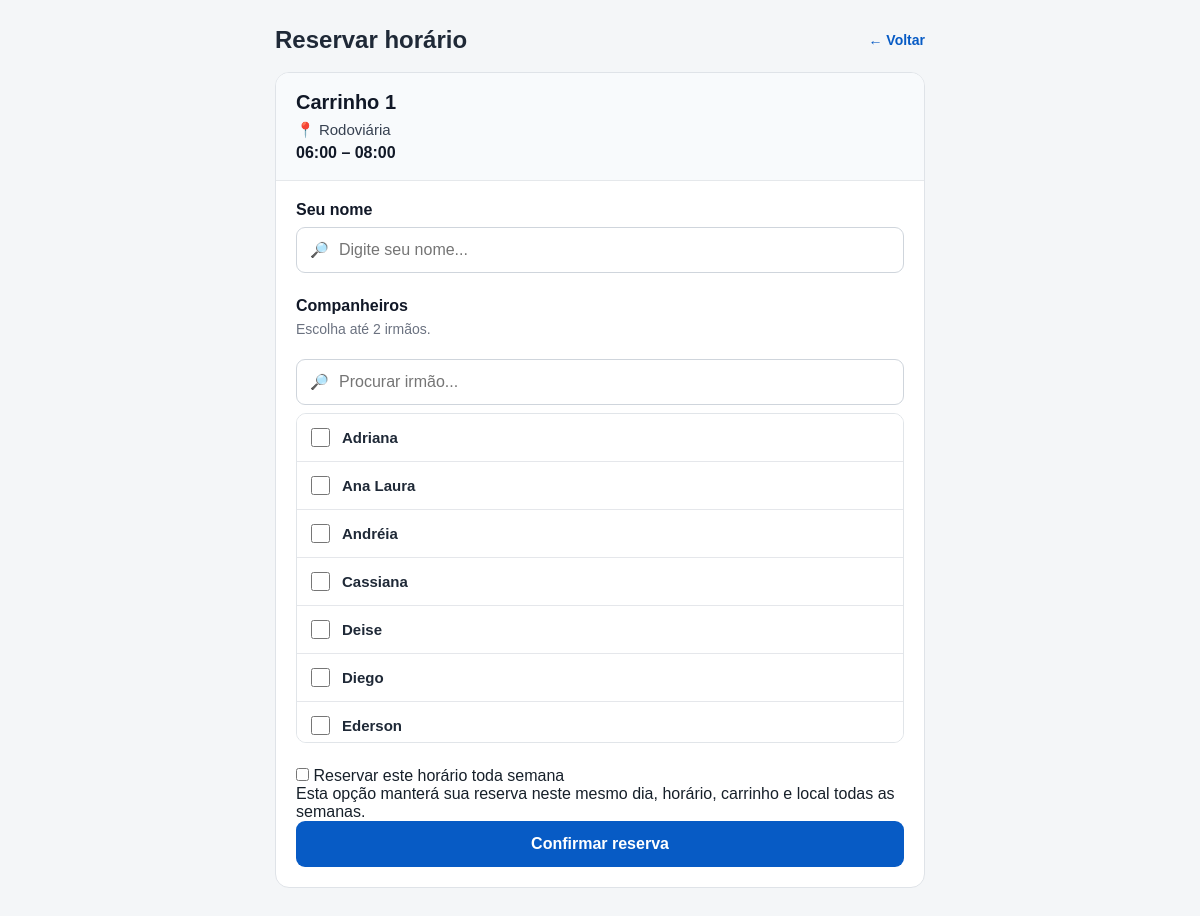
Page /participar/614 (signed in) on the committed database.
### app/models.py (models this page shows)
class Carrinho(db.Model):
    id = db.Column(
        db.Integer,
        primary_key=True
    )
    nome = db.Column(
        db.String(50),
        nullable=False
    )
    ativo = db.Column(
        db.Boolean,
        default=True
    )

class Local(db.Model):
    id = db.Column(
        db.Integer,
        primary_key=True
    )
    nome = db.Column(
        db.String(100),
        nullable=False
    )
    ativo = db.Column(
        db.Boolean,
        default=True
    )

class Programacao(db.Model):
    id = db.Column(
        db.Integer,
        primary_key=True
    )
    data = db.Column(
        db.Date,
        nullable=False
    )
    hora_inicio = db.Column(
        db.Time,
        nullable=False
    )
    hora_fim = db.Column(
        db.Time,
        nullable=False
    )
    carrinho_id = db.Column(
        db.Integer,
        db.ForeignKey("carrinho.id"),
        nullable=False
    )
    local_id = db.Column(
        db.Integer,
        db.ForeignKey("local.id"),
        nullable=False
    )
    quantidade_maxima = db.Column(
        db.Integer,
        default=3
    )
    carrinho = db.relationship(
        "Carrinho"
    )
    local = db.relationship(
        "Local"
    )

class Pessoa(db.Model):
    id = db.Column(
        db.Integer,
        primary_key=True
    )
    nome = db.Column(
        db.String(100),
        nullable=False,
        unique=True
    )
    ativo = db.Column(
        db.Boolean,
        default=True
    )
    usuario_id = db.Column(
        db.Integer,
        db.ForeignKey("usuario.id"),
        nullable=True,
        unique=True
    )
    usuario = db.relationship(
        "Usuario",
        foreign_keys=[usuario_id]
    )

### app/routes.py (the view, shortened to what this page needs)
@routes.route(
    "/participar/<int:programacao_id>",
    methods=["GET", "POST"]
)
@login_required
def participar(programacao_id):
    programacao = Programacao.query.get_or_404(
        programacao_id
    )
    hoje = hoje_sao_paulo()
    if programacao.data < hoje:
        return voltar_agenda_com_flash(
            hoje,
            "Não é possível fazer uma reserva para uma data que já passou.",
            "warning"
        )
    pessoas = (
        Pessoa.query
        .filter_by(ativo=True)
        .order_by(Pessoa.nome)
        .all()
    )
    reserva_fixa_existente = Reserva.query.filter(
        Reserva.tipo == "FIXA",
        Reserva.ativo == True,
        Reserva.carrinho_id == programacao.carrinho_id,
        Reserva.dia_semana == programacao.data.weekday(),
        Reserva.hora_inicio == programacao.hora_inicio,
        Reserva.hora_fim == programacao.hora_fim,
        Reserva.data_inicio <= programacao.data
    ).first()
    return render_template(
        "participar.html",
        programacao=programacao,
        pessoas=pessoas,
        reserva_fixa_existente=reserva_fixa_existente
    )

### app/models.py (called while the page is built)
    @property
    def is_authenticated(self):
        return True

### app/routes.py (called while the page is built)
def agora_sao_paulo():
    return datetime.now(SAO_PAULO)

def hoje_sao_paulo():
    return agora_sao_paulo().date()

@routes.after_request
def impedir_cache_da_agenda(response):
    if request.endpoint == "routes.agenda":
        response.headers["Cache-Control"] = "no-store, no-cache, must-revalidate, max-age=0"
        response.headers["Pragma"] = "no-cache"
        response.headers["Expires"] = "0"
    return response

### app/templates/participar.html (shortened to what this page needs)
<!DOCTYPE html>
<html lang="pt-BR">
<head>
    <link
        rel="stylesheet"
        href="{{ url_for('static', filename='css/style.css') }}"
    >
</head>
<body>
<div class="app">
    <main class="conteudo-novo">
        <div class="pagina-reserva">
            <div class="topo-reserva">
                <h2>Reservar horário</h2>
                <a
                    class="voltar-reserva"
                    href="{{ url_for(
                        'routes.agenda',
                        data=programacao.data.isoformat()
                    ) }}"
                >
                    ← Voltar
                </a>
            </div>
            <div class="card-reserva">
                <div class="resumo-reserva">
                    <h3>
                        {{ programacao.carrinho.nome }}
                    </h3>
                    <div class="resumo-local">
                        📍 {{ programacao.local.nome }}
                    </div>
                    <div class="resumo-horario">
                        {{ programacao.hora_inicio.strftime('%H:%M') }}
                        –
                        {{ programacao.hora_fim.strftime('%H:%M') }}
                    </div>
                </div>
                <form
                    method="POST"
                    class="form-reserva"
                >
                    <div class="campo-reserva">
                        <label for="busca-nome">
                            Seu nome
                        </label>
                        <div class="busca-pessoa">
                            <span class="icone-busca">
                            </span>
                            <input
                                type="text"
                                id="busca-nome"
                                placeholder="Digite seu nome..."
                                autocomplete="off"
                            >
                        </div>
                    </div>
                    <div class="campo-reserva">
                        <label>
                            Companheiros
                        </label>
                        <p class="descricao-companheiros">
                            Escolha até 2 irmãos.
                        </p>
                        <div class="busca-pessoa">
                            <span class="icone-busca">
                            </span>
                            <input
                                type="text"
                                id="busca-companheiro"
                                placeholder="Procurar irmão..."
                                autocomplete="off"
                            >
                        </div>
                        <div
                            id="lista-pessoas"
                            class="lista-pessoas"
                        >
                            {% for pessoa in pessoas %}
                                <label
                                    class="pessoa-checkbox"
                                    data-nome="{{ pessoa.nome }}"
                                >
                                    <input
                                        type="checkbox"
                                        name="pessoas"
                                        value="{{ pessoa.nome }}"
                                    >
                                    <span>
                                        {{ pessoa.nome }}
                                    </span>
                                </label>
                            {% endfor %}
                        </div>
                    </div>
                <div class="reserva-fixa">
                    <label>
                        <input
                            type="checkbox"
                            name="reserva_fixa"
                            value="sim"
                        >
                        Reservar este horário toda semana
                    </label>
                    <p>
                        Esta opção manterá sua reserva neste mesmo dia,
                        horário, carrinho e local todas as semanas.
                    </p>
                </div>
                    <button
                        type="submit"
                        class="botao-confirmar-reserva"
                    >
                        Confirmar reserva
                    </button>
                </form>
            </div>
        </div>
    </main>
</div>
</body>
</html>

### app/static/css/style.css (style rules this page uses)
* { box-sizing: border-box; margin: 0; padding: 0; }
body { font-family: Arial, sans-serif; background: #f4f6f8; color: #17202a; padding-bottom: 80px; }
h2 { font-size: 18px; margin: 18px 0 12px; }
button { border: none; background: #0756ad; color: white; padding: 10px 18px; border-radius: 7px; font-size: 14px; font-weight: bold; cursor: pointer; }
.campo-reserva { margin-bottom: 18px; }
.campo-reserva label { display: block; font-weight: bold; margin-bottom: 7px; }
.campo-reserva input, .campo-reserva select { width: 100%; box-sizing: border-box; padding: 12px; border: 1px solid #ccc; border-radius: 8px; font-size: 16px; background: white; }
.conteudo-novo { width: calc(100% - 52px); max-width: 1400px; margin: 26px auto 50px; box-sizing: border-box; }
.pagina-reserva { max-width: 650px; margin: 0 auto; }
.topo-reserva { display: flex; align-items: center; justify-content: space-between; gap: 15px; margin-bottom: 18px; }
.topo-reserva h2 { margin: 0; font-size: 24px; color: #1f2937; }
.voltar-reserva { color: #075bc5; text-decoration: none; font-size: 14px; font-weight: 600; }
.card-reserva { background: #ffffff; border: 1px solid #dfe3e8; border-radius: 14px; overflow: hidden; }
.resumo-reserva { padding: 18px 20px; border-bottom: 1px solid #e5e8eb; background: #f8fafc; }
.resumo-reserva h3 { margin: 0 0 7px 0; font-size: 20px; color: #111827; }
.resumo-local { font-size: 15px; color: #374151; margin-bottom: 5px; }
.resumo-horario { font-size: 16px; font-weight: 700; color: #111827; }
.form-reserva { padding: 20px; }
.campo-reserva { margin-bottom: 24px; }
.campo-reserva > label { display: block; margin-bottom: 8px; font-size: 16px; font-weight: 700; color: #111827; }
.campo-reserva input[type="text"] { width: 100%; box-sizing: border-box; padding: 13px 14px; border: 1px solid #cfd5dc; border-radius: 9px; font-size: 16px; outline: none; }
.descricao-companheiros { margin: -2px 0 12px 0; color: #6b7280; font-size: 14px; }
.lista-pessoas { background: #fff; border: 1px solid #e1e5ea; border-radius: 12px; overflow: visible; }
.pessoa-checkbox { display: flex !important; align-items: center; gap: 12px; min-height: 48px; padding: 0 14px; margin: 0 !important; border-bottom: 1px solid #e5e7eb; cursor: pointer; font-size: 15px; font-weight: 500; color: #1f2937; box-sizing: border-box; }
.pessoa-checkbox input[type="checkbox"] { width: 19px; height: 19px; margin: 0; flex: 0 0 auto; cursor: pointer; }
.pessoa-checkbox span { flex: 1; }
.botao-confirmar-reserva { width: 100%; border: none; border-radius: 9px; padding: 14px 18px; background: #075bc5; color: white; font-size: 16px; font-weight: 700; cursor: pointer; }
.busca-pessoa { position: relative; display: flex; align-items: center; }
.icone-busca { position: absolute; left: 14px; font-size: 15px; pointer-events: none; }
.busca-pessoa input { padding-left: 42px !important; }
.lista-pessoas { margin-top: 8px; display: flex; flex-direction: column; border: 1px solid #e1e5e9; border-radius: 10px; overflow: hidden; max-height: 330px; overflow-y: auto; }
.pessoa-checkbox { display: flex !important; align-items: center; gap: 12px; min-height: 48px; padding: 0 14px; margin: 0 !important; border-bottom: 1px solid #e5e7eb; cursor: pointer; font-size: 15px; font-weight: 500; color: #1f2937; box-sizing: border-box; background: white; }
.lista-pessoas .pessoa-checkbox { display: flex !important; align-items: center; gap: 12px; min-height: 48px; padding: 0 14px; margin: 0 !important; border-bottom: 1px solid #e5e7eb; background: white; color: #1f2937; cursor: pointer; }
.lista-pessoas .pessoa-checkbox input[type="checkbox"] { width: 19px; height: 19px; margin: 0; }
.lista-pessoas .pessoa-checkbox span { color: #1f2937; flex: 1; }

### rows in the picture
Carrinho: carrinho.nome "Carrinho 1"
Local: local.nome "Rodoviária"
Programacao: hora_inicio "06:00", hora_fim "08:00"
Pessoa: nome "Adriana"
Pessoa: nome "Ana Laura"
Pessoa: nome "Andréia"
Pessoa: nome "Cassiana"
Pessoa: nome "Deise"
Pessoa: nome "Diego"
Pessoa: nome "Ederson"
